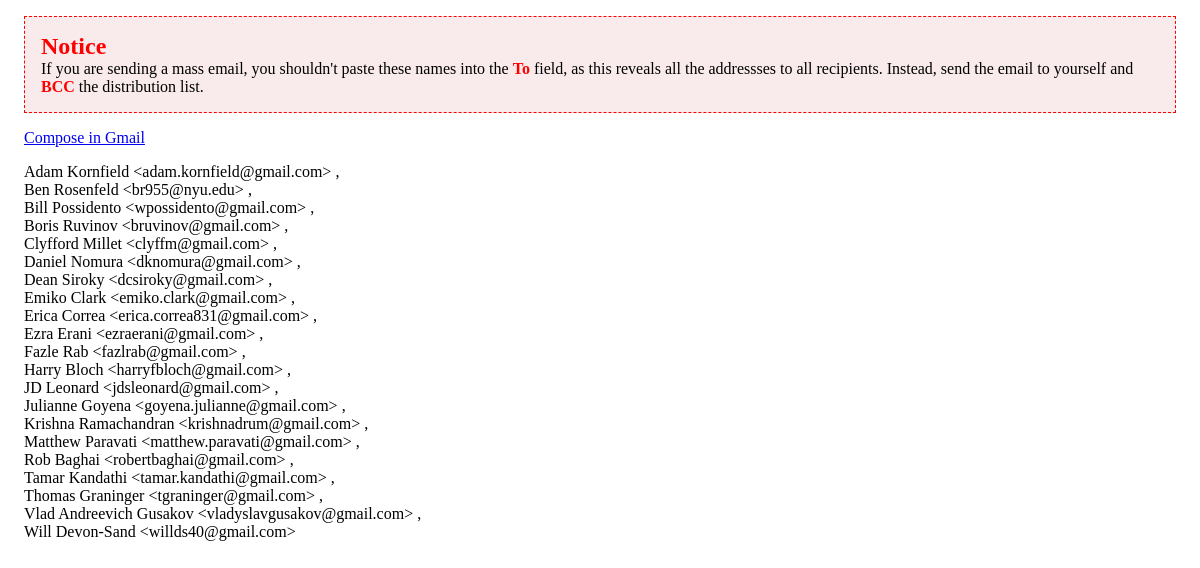
Page /student/list/email/test/ (signed in) on the committed database.
### people/models.py (models this page shows, shortened)
class Student(models.Model):
    first_name = models.CharField(max_length=31)
    last_name = models.CharField(max_length=31)
    email = models.EmailField()
    course = models.ForeignKey(Course)
    start_date = models.DateField(default=date.today)
    end_date = models.DateField(blank=True, null=True)
    current_project = models.ForeignKey('projects.Project', blank=True, null=True)
    uses_own_laptop = models.BooleanField(default=True)
    active = models.BooleanField(default = False)
    directory_information = models.OneToOneField("people.ContactInfo", blank=True, null=True)
    emergency_contact = models.OneToOneField("people.EmergencyContact", blank=True, null=True)
    links = models.ManyToManyField(Link, blank=True)
    education = models.OneToOneField(EducationalInformation, blank=True, null=True)
    work_experience = models.OneToOneField(WorkExperience, blank=True, null=True)
    class Meta:
        ordering = ('first_name',)

### people/views.py (the view)
class StudentTestEmailList(PermissionRequiredMixin, View):
    permission_required = 'people.add_student'
    template_name = 'student_test_email_list.html'
    def get(self, request):
        students = Student.objects.filter(active=True).exclude(current_project=None).order_by('first_name')
        courses = Course.objects.filter(test_after_project__course__test_after_project_id__gte=0)
        students_for_test = []
        for student in students:
            test_after_project_with_weight = student.course.test_after_project.weight
            if student.current_project.weight > test_after_project_with_weight:
                students_for_test.append(student)
        current_user = request.user
        current_user_email = current_user.email
        instructors = User.objects.filter(groups__name="Instructors").exclude(username__iexact=current_user.username)
        return render(
            request,
            self.template_name,
            {'student_list': students_for_test, 'current_user_email':current_user_email, 'instructors':instructors})

### people/templates/student_test_email_list.html (shortened to what this page needs)
<!DOCTYPE html>
<html lang="en">
<head>
</head>
<body>
<div class="notice"><h2>Notice</h2><p>If you are sending a mass email, you shouldn't paste these names into the <strong>To</strong> field, as this reveals all the addressses to all recipients. Instead, send the email to yourself and <strong>BCC</strong> the distribution list.</p></div>
<div class="addresses">
{% block email %}
<p><a href="https://mail.google.com/mail/?view=cm&fs=1&to={{ current_user_email }}&bcc=
{% for student in student_list %}
        {{ student.first_name|urlencode }}+{{ student.last_name|urlencode }}&lt;{{ student.email }}&gt;
        {% if not forloop.last %},
        {% endif %}
{% endfor %}
&cc={% for instructor in instructors %}
        {{ instructor.first_name|urlencode }}+{{ instructor.last_name|urlencode }}&lt;{{ instructor.email }}&gt;
        {% if not forloop.last %},
        {% endif %}
{% endfor %}
{% endblock %}
">Compose in Gmail</a></p>
{% block content %}
{% for student in student_list %}
        {{ student.first_name }} {{ student.last_name }} &lt;{{ student.email }}&gt;
    {% if not forloop.last %},<br>
        {% endif %}
{% endfor %}
{% endblock %}
</div>
</body>
</html>

### people/templates/student_test_email_list.html (style rules this page uses)
.notice { background: rgba(193, 66, 66, 0.1); border: red dashed 1px; padding:1em; margin: 1em; }
.notice h2, .notice p { margin-bottom: 0; margin-top: 0; }
.notice h2, .notice strong { color: red; font-family: "Arial Black"; }
.addresses { margin: 1em; }

### rows in the picture
Student: first_name "Adam", last_name "Kornfield", email "adam.kornfield@gmail.com"
Student: first_name "Ben", last_name "Rosenfeld", email "br955@nyu.edu"
Student: first_name "Bill", last_name "Possidento", email "wpossidento@gmail.com"
Student: first_name "Boris", last_name "Ruvinov", email "bruvinov@gmail.com"
Student: first_name "Clyfford", last_name "Millet", email "clyffm@gmail.com"
Student: first_name "Daniel", last_name "Nomura", email "dknomura@gmail.com"
Student: first_name "Dean", last_name "Siroky", email "dcsiroky@gmail.com"
Student: first_name "Emiko", last_name "Clark", email "emiko.clark@gmail.com"
Student: first_name "Erica", last_name "Correa", email "erica.correa831@gmail.com"
Student: first_name "Ezra", last_name "Erani", email "ezraerani@gmail.com"
Student: first_name "Fazle", last_name "Rab", email "fazlrab@gmail.com"
Student: first_name "Harry", last_name "Bloch", email "harryfbloch@gmail.com"
Student: first_name "JD", last_name "Leonard", email "jdsleonard@gmail.com"
Student: first_name "Julianne", last_name "Goyena", email "goyena.julianne@gmail.com"
Student: first_name "Krishna", last_name "Ramachandran", email "krishnadrum@gmail.com"
Student: first_name "Matthew", last_name "Paravati", email "matthew.paravati@gmail.com"
Student: first_name "Rob", last_name "Baghai", email "robertbaghai@gmail.com"
Student: first_name "Tamar", last_name "Kandathi", email "tamar.kandathi@gmail.com"
Student: first_name "Thomas", last_name "Graninger", email "tgraninger@gmail.com"
Student: first_name "Vlad Andreevich", last_name "Gusakov", email "vladyslavgusakov@gmail.com"
Student: first_name "Will", last_name "Devon-Sand", email "willds40@gmail.com"
